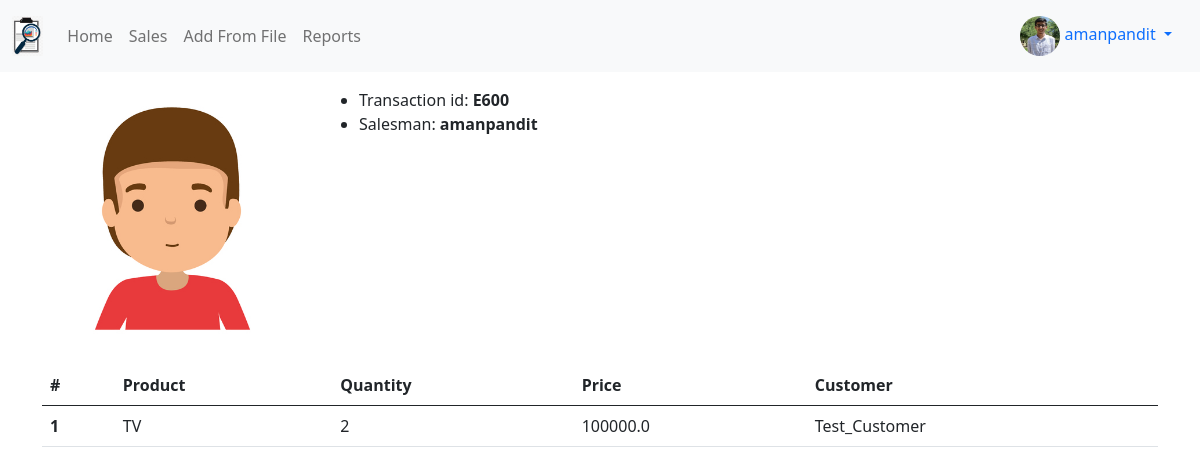
Screenshot of /sales/9 (signed in) with the database file from the repository.
### profiles/models.py (models this page shows, shortened)
class Profile(models.Model):
    user = models.OneToOneField(User, on_delete=models.CASCADE)
    bio = models.TextField(default='no bio ...')
    avatar = models.ImageField(upload_to='avatars', default = 'no_picture.png')
    created = models.DateTimeField(auto_now_add=True)
    updated = models.DateTimeField(auto_now=True)

### sales/models.py (models this page shows, shortened)
class Sale(models.Model):
    transaction_id = models.CharField(max_length=12, blank=True)
    positions = models.ManyToManyField(Position)
    total_price = models.FloatField(blank=True, null= True)
    customer = models.ForeignKey(Customer, on_delete=models.CASCADE)
    salesman = models.ForeignKey(Profile, on_delete= models.CASCADE)
    created = models.DateTimeField(blank=True)
    updated = models.DateTimeField(auto_now=True)
    def get_positions(self):
        return self.positions.all()

class Position(models.Model):
    product = models.ForeignKey(Product, on_delete=models.CASCADE)
    quantity = models.PositiveIntegerField()
    price = models.FloatField(blank=True)
    created = models.DateTimeField(blank=True, null= True)
    def get_sales_customer(self):
        sale_obj = self.sale_set.first()
        return sale_obj.customer.name

### customers/models.py (models this page shows, shortened)
class Customer(models.Model):
    name = models.CharField(max_length=120)
    logo = models.ImageField(upload_to='customers', default = 'no_picture.png')

### products/models.py (models this page shows, shortened)
class Product(models.Model):
    name = models.CharField(max_length=120)
    image = models.ImageField(upload_to ='products', default = 'no_picture.png')
    price = models.FloatField(help_text='In Indian Rupees ₹')
    created = models.DateTimeField(auto_now_add=True)
    updated = models.DateTimeField(auto_now=True)

### sales/views.py (the view)
# urls.py: path('sales/<pk>', SaleDetailView.as_view(), name='detail')
class SaleDetailView(LoginRequiredMixin, DetailView):
    model = Sale
    template_name = 'sales/detail.html'

### sales/templates/sales/detail.html (shortened to what this page needs)
{% extends "base.html" %}
{% block content %}
<div class="row mt-3 mb-3">
    <div class="col-3">
        <img src="{{object.customer.logo.url}}" class="img-fluid" alt="{{object.customer.name}}">
    </div>
    <div class="col-9">
        <ul>
            <li>Transaction id: <b>{{object.transaction_id}}</b>
            <li>Salesman: <b>{{object.salesman.user.username}}</b>
        </ul>
    </div>
</div>
<table class="table">
  <thead>
    <tr>
      <th scope="col">#</th>
      <th scope="col">Product</th>
      <th scope="col">Quantity</th>
      <th scope="col">Price</th>
      <th scope="col">Customer</th>
    </tr>
  </thead>
  <tbody>
    {% for pos in object.get_positions %}
        <tr>
            <th scope="row">{{forloop.counter}}</th>
            <td>{{pos.product.name}}</td>
            <td>{{pos.quantity}}</td>
            <td>{{pos.price}}</td>
            <td>{{pos.get_sales_customer}}</td>
        </tr>
    {% endfor %}
  </tbody>
</table>
{% endblock content %}

### templates/navbar.html (shortened to what this page needs)
{% load static %}
{% url 'sales:home' as path_to_home %}
{% url 'sales:list' as path_to_sales %}
{% url 'reports:from-file' as path_to_from_file %}
{% url 'reports:main' as path_to_reports %}
<nav class="navbar navbar-expand-lg navbar-light bg-light">
  <div class="container-fluid">
    <a class="navbar-brand" href="{{path_to_home}}"><img src="{% static 'logo.png' %}" class="logo-sm"></a>
    <div class="collapse navbar-collapse" id="navbarNav">
      <ul class="navbar-nav">
        <li class="nav-item">
          <a class="nav-link {% if request.path == path_to_home%}active{% endif %}" href="{{path_to_home}}">Home</a>
        </li>
        <li class="nav-item">
          <a class="nav-link {% if request.path == path_to_sales%}active{% endif %}" href="{{path_to_sales}}">Sales</a>
        </li>
        <li class="nav-item">
          <a class="nav-link {% if request.path == path_to_from_file%}active{% endif %}" href="{{path_to_from_file}}">Add From File</a>
        </li>
        <li class="nav-item">
          <a class="nav-link {% if request.path == path_to_reports%}active{% endif %}" href="{{path_to_reports}}">Reports</a>
        </li>
      </ul>
    </div>
    {% if request.user.is_authenticated %}
      <div class="nav-item dropdown">
        <div class="nav-link dropdown-toggle" id="navbarDropdownMenuLink" role="button" data-bs-toggle="dropdown" aria-expanded="false">
          <img src="{{request.user.profile.avatar.url}}" class="avatar-sm">&nbsp;{{request.user}}
        </div>
      </div>
    {% endif %}
  </div>
</nav>

### static/style.css (style rules this page uses)
.avatar-sm { height: 40px; width: 40px; border-radius: 50%; }
.logo-sm { height: 40px; width: auto; }

### rows the page displays
Sale: customer.logo (picture), transaction_id "E600", salesman.user.username "amanpandit"
Position: product.name "TV", quantity "2", price "100000.0", get_sales_customer "Test_Customer"

### other values shown
{{ request.user }} "amanpandit"
